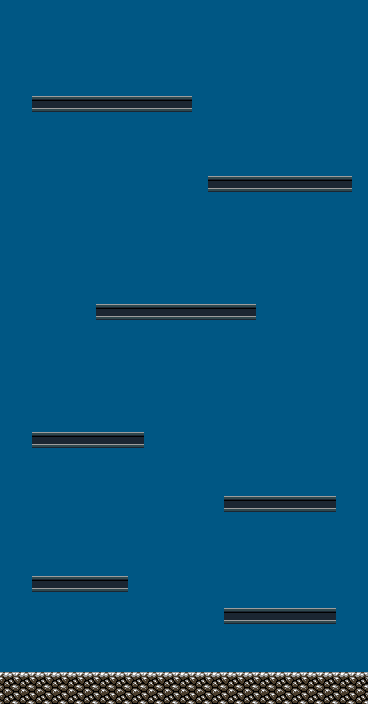

Below is a game level as drawn by its tile map, then a one-line description and the .tmx file that defines it, in full:
An orthogonal 23x44 tile map with 16x16 px tiles, 2 tile layers (fundo, plataformas) and 5 objects (5x Fire01).

<map version="1.0" tiledversion="1.1.5" orientation="orthogonal" renderorder="left-down" width="23" height="44" tilewidth="16" tileheight="16" infinite="0" nextobjectid="8">
 <tileset firstgid="1" name="tilemap" tilewidth="16" tileheight="16" tilecount="1188" columns="22">
  <image source="../images/tiles.png" width="352" height="864" />
 </tileset>
 <layer name="fundo" width="23" height="44">
  <data encoding="csv">
199,199,199,199,199,199,199,199,199,199,199,199,199,199,199,199,199,199,199,199,199,199,199,
199,199,199,199,199,199,199,199,199,199,199,199,199,199,199,199,199,199,199,199,199,199,199,
199,199,199,199,199,199,199,199,199,199,199,199,199,199,199,199,199,199,199,199,199,199,199,
199,199,199,199,199,199,199,199,199,199,199,199,199,199,199,199,199,199,199,199,199,199,199,
199,199,199,199,199,199,199,199,199,199,199,199,199,199,199,199,199,199,199,199,199,199,199,
199,199,199,199,199,199,199,199,199,199,199,199,199,199,199,199,199,199,199,199,199,199,199,
199,199,199,199,199,199,199,199,199,199,199,199,199,199,199,199,199,199,199,199,199,199,199,
199,199,199,199,199,199,199,199,199,199,199,199,199,199,199,199,199,199,199,199,199,199,199,
199,199,199,199,199,199,199,199,199,199,199,199,199,199,199,199,199,199,199,199,199,199,199,
199,199,199,199,199,199,199,199,199,199,199,199,199,199,199,199,199,199,199,199,199,199,199,
199,199,199,199,199,199,199,199,199,199,199,199,199,199,199,199,199,199,199,199,199,199,199,
199,199,199,199,199,199,199,199,199,199,199,199,199,199,199,199,199,199,199,199,199,199,199,
199,199,199,199,199,199,199,199,199,199,199,199,199,199,199,199,199,199,199,199,199,199,199,
199,199,199,199,199,199,199,199,199,199,199,199,199,199,199,199,199,199,199,199,199,199,199,
199,199,199,199,199,199,199,199,199,199,199,199,199,199,199,199,199,199,199,199,199,199,199,
199,199,199,199,199,199,199,199,199,199,199,199,199,199,199,199,199,199,199,199,199,199,199,
199,199,199,199,199,199,199,199,199,199,199,199,199,199,199,199,199,199,199,199,199,199,199,
199,199,199,199,199,199,199,199,199,199,199,199,199,199,199,199,199,199,199,199,199,199,199,
199,199,199,199,199,199,199,199,199,199,199,199,199,199,199,199,199,199,199,199,199,199,199,
199,199,199,199,199,199,199,199,199,199,199,199,199,199,199,199,199,199,199,199,199,199,199,
199,199,199,199,199,199,199,199,199,199,199,199,199,199,199,199,199,199,199,199,199,199,199,
199,199,199,199,199,199,199,199,199,199,199,199,199,199,199,199,199,199,199,199,199,199,199,
199,199,199,199,199,199,199,199,199,199,199,199,199,199,199,199,199,199,199,199,199,199,199,
199,199,199,199,199,199,199,199,199,199,199,199,199,199,199,199,199,199,199,199,199,199,199,
199,199,199,199,199,199,199,199,199,199,199,199,199,199,199,199,199,199,199,199,199,199,199,
199,199,199,199,199,199,199,199,199,199,199,199,199,199,199,199,199,199,199,199,199,199,199,
199,199,199,199,199,199,199,199,199,199,199,199,199,199,199,199,199,199,199,199,199,199,199,
199,199,199,199,199,199,199,199,199,199,199,199,199,199,199,199,199,199,199,199,199,199,199,
199,199,199,199,199,199,199,199,199,199,199,199,199,199,199,199,199,199,199,199,199,199,199,
199,199,199,199,199,199,199,199,199,199,199,199,199,199,199,199,199,199,199,199,199,199,199,
199,199,199,199,199,199,199,199,199,199,199,199,199,199,199,199,199,199,199,199,199,199,199,
199,199,199,199,199,199,199,199,199,199,199,199,199,199,199,199,199,199,199,199,199,199,199,
199,199,199,199,199,199,199,199,199,199,199,199,199,199,199,199,199,199,199,199,199,199,199,
199,199,199,199,199,199,199,199,199,199,199,199,199,199,199,199,199,199,199,199,199,199,199,
199,199,199,199,199,199,199,199,199,199,199,199,199,199,199,199,199,199,199,199,199,199,199,
199,199,199,199,199,199,199,199,199,199,199,199,199,199,199,199,199,199,199,199,199,199,199,
199,199,199,199,199,199,199,199,199,199,199,199,199,199,199,199,199,199,199,199,199,199,199,
199,199,199,199,199,199,199,199,199,199,199,199,199,199,199,199,199,199,199,199,199,199,199,
199,199,199,199,199,199,199,199,199,199,199,199,199,199,199,199,199,199,199,199,199,199,199,
199,199,199,199,199,199,199,199,199,199,199,199,199,199,199,199,199,199,199,199,199,199,199,
199,199,199,199,199,199,199,199,199,199,199,199,199,199,199,199,199,199,199,199,199,199,199,
199,199,199,199,199,199,199,199,199,199,199,199,199,199,199,199,199,199,199,199,199,199,199,
199,199,199,199,199,199,199,199,199,199,199,199,199,199,199,199,199,199,199,199,199,199,199,
199,199,199,199,199,199,199,199,199,199,199,199,199,199,199,199,199,199,199,199,199,199,199
</data>
 </layer>
 <layer name="plataformas" width="23" height="44" locked="1">
  <data encoding="csv">
0,0,0,0,0,0,0,0,0,0,0,0,0,0,0,0,0,0,0,0,0,0,0,
0,0,0,0,0,0,0,0,0,0,0,0,0,0,0,0,0,0,0,0,0,0,0,
0,0,0,0,0,0,0,0,0,0,0,0,0,0,0,0,0,0,0,0,0,0,0,
0,0,0,0,0,0,0,0,0,0,0,0,0,0,0,0,0,0,0,0,0,0,0,
0,0,0,0,0,0,0,0,0,0,0,0,0,0,0,0,0,0,0,0,0,0,0,
0,0,0,0,0,0,0,0,0,0,0,0,0,0,0,0,0,0,0,0,0,0,0,
0,0,313,313,313,313,313,313,313,313,313,313,0,0,0,0,0,0,0,0,0,0,0,
0,0,0,0,0,0,0,0,0,0,0,0,0,0,0,0,0,0,0,0,0,0,0,
0,0,0,0,0,0,0,0,0,0,0,0,0,0,0,0,0,0,0,0,0,0,0,
0,0,0,0,0,0,0,0,0,0,0,0,0,0,0,0,0,0,0,0,0,0,0,
0,0,0,0,0,0,0,0,0,0,0,0,0,0,0,0,0,0,0,0,0,0,0,
0,0,0,0,0,0,0,0,0,0,0,0,0,313,313,313,313,313,313,313,313,313,0,
0,0,0,0,0,0,0,0,0,0,0,0,0,0,0,0,0,0,0,0,0,0,0,
0,0,0,0,0,0,0,0,0,0,0,0,0,0,0,0,0,0,0,0,0,0,0,
0,0,0,0,0,0,0,0,0,0,0,0,0,0,0,0,0,0,0,0,0,0,0,
0,0,0,0,0,0,0,0,0,0,0,0,0,0,0,0,0,0,0,0,0,0,0,
0,0,0,0,0,0,0,0,0,0,0,0,0,0,0,0,0,0,0,0,0,0,0,
0,0,0,0,0,0,0,0,0,0,0,0,0,0,0,0,0,0,0,0,0,0,0,
0,0,0,0,0,0,0,0,0,0,0,0,0,0,0,0,0,0,0,0,0,0,0,
0,0,0,0,0,0,313,313,313,313,313,313,313,313,313,313,0,0,0,0,0,0,0,
0,0,0,0,0,0,0,0,0,0,0,0,0,0,0,0,0,0,0,0,0,0,0,
0,0,0,0,0,0,0,0,0,0,0,0,0,0,0,0,0,0,0,0,0,0,0,
0,0,0,0,0,0,0,0,0,0,0,0,0,0,0,0,0,0,0,0,0,0,0,
0,0,0,0,0,0,0,0,0,0,0,0,0,0,0,0,0,0,0,0,0,0,0,
0,0,0,0,0,0,0,0,0,0,0,0,0,0,0,0,0,0,0,0,0,0,0,
0,0,0,0,0,0,0,0,0,0,0,0,0,0,0,0,0,0,0,0,0,0,0,
0,0,0,0,0,0,0,0,0,0,0,0,0,0,0,0,0,0,0,0,0,0,0,
0,0,313,313,313,313,313,313,313,0,0,0,0,0,0,0,0,0,0,0,0,0,0,
0,0,0,0,0,0,0,0,0,0,0,0,0,0,0,0,0,0,0,0,0,0,0,
0,0,0,0,0,0,0,0,0,0,0,0,0,0,0,0,0,0,0,0,0,0,0,
0,0,0,0,0,0,0,0,0,0,0,0,0,0,0,0,0,0,0,0,0,0,0,
0,0,0,0,0,0,0,0,0,0,0,0,0,0,313,313,313,313,313,313,313,0,0,
0,0,0,0,0,0,0,0,0,0,0,0,0,0,0,0,0,0,0,0,0,0,0,
0,0,0,0,0,0,0,0,0,0,0,0,0,0,0,0,0,0,0,0,0,0,0,
0,0,0,0,0,0,0,0,0,0,0,0,0,0,0,0,0,0,0,0,0,0,0,
0,0,0,0,0,0,0,0,0,0,0,0,0,0,0,0,0,0,0,0,0,0,0,
0,0,313,313,313,313,313,313,0,0,0,0,0,0,0,0,0,0,0,0,0,0,0,
0,0,0,0,0,0,0,0,0,0,0,0,0,0,0,0,0,0,0,0,0,0,0,
0,0,0,0,0,0,0,0,0,0,0,0,0,0,313,313,313,313,313,313,313,0,0,
0,0,0,0,0,0,0,0,0,0,0,0,0,0,0,0,0,0,0,0,0,0,0,
0,0,0,0,0,0,0,0,0,0,0,0,0,0,0,0,0,0,0,0,0,0,0,
0,0,0,0,0,0,0,0,0,0,0,0,0,0,0,0,0,0,0,0,0,0,0,
133,133,133,133,133,133,133,133,133,133,133,133,133,133,133,133,133,133,133,133,133,133,133,
155,155,155,155,155,155,155,155,155,155,155,155,155,155,155,155,155,155,155,155,155,155,155
</data>
 </layer>
 <objectgroup name="inimigos">
  <object id="1" name="Fire01" x="259" y="153" width="20" height="21" />
  <object id="4" name="Fire01" x="96" y="73.5" width="20" height="21" />
  <object id="5" name="Fire01" x="159" y="280.5" width="20" height="21" />
  <object id="6" name="Fire01" x="272" y="473.5" width="20" height="21" />
  <object id="7" name="Fire01" x="72" y="409.5" width="20" height="21" />
 </objectgroup>
</map>